Frame 1 (no input): blank canvas, image omitted
Frame 60 (the mouse pressed at the canvas centre just before this capture): blank canvas, image omitted
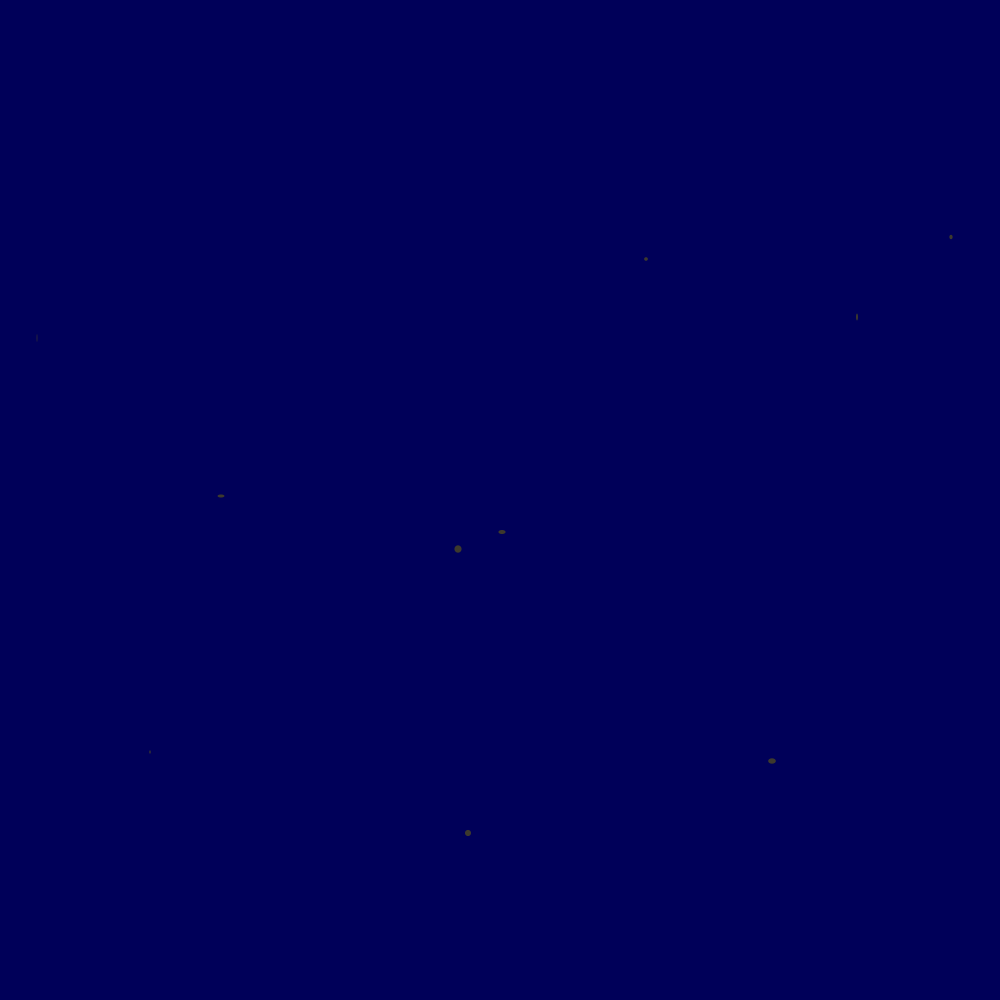
Frame 120 (the mouse held since frame 60 and released just before this capture)

The Processing sketch whose frames 1 and 60 were blank and that drew this single picture after the mouse press (run headless with seeded random() and noise(); from frame 60 on, the mouse is pressed at the canvas centre):

// Processing sketch: stars
// ── stars.pde
int amount_of_starting_stars, max_stars;
int current_stars;
Star s;
Star[] stars;

void setup()
{
  size(1000, 1000);
  
  colorMode(HSB, 360, 100, 100);
  noStroke();
  
  amount_of_starting_stars = 4;
  current_stars = amount_of_starting_stars;
  max_stars = 100;
  
  stars = new Star[max_stars];
  for (int i = 0; i < amount_of_starting_stars; i++)
  {
    stars[i] = new Star();
  }
}

void draw()
{
  background(240, 99, 35);
  
  if ((frameCount%20 == 0) && (current_stars < max_stars))
  {
    stars[current_stars] = new Star();
    current_stars++;
  }
  
  // All get bright and dim together for some reason?
  for(int i = 0; i < current_stars; i++)
  {
    stars[i].display();
    stars[i].alter_brightness(int(random(20,101)));
  }
}

// ── Star_Class.pde
class Star
{
  //VARIABLES
  int x;
  int y;
  
  // CONSTRUCTORS
  Star()
  {
    x = int(random(0, width));
    y = int(random(0, height));
  }
  
  Star(int temp_x, int temp_y)
  {
    x = temp_x;
    y = temp_y;
  }
  
  // FUNCTIONS
  void display()
  {
      ellipse(x, y, random(0,8), random(0,8));
  }
  
  void alter_brightness(int temp_b)
  {
    if (frameCount%90 == 0)
     fill(47, 26, temp_b);
  }
}
